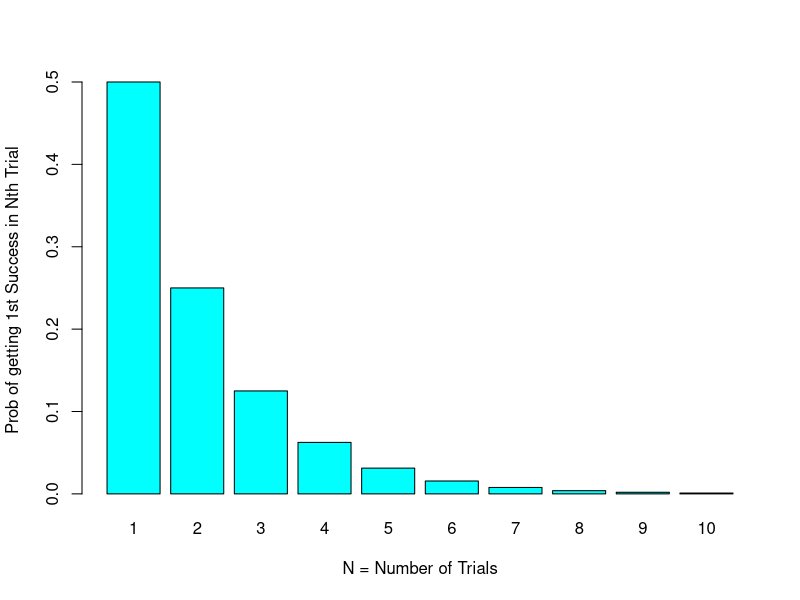
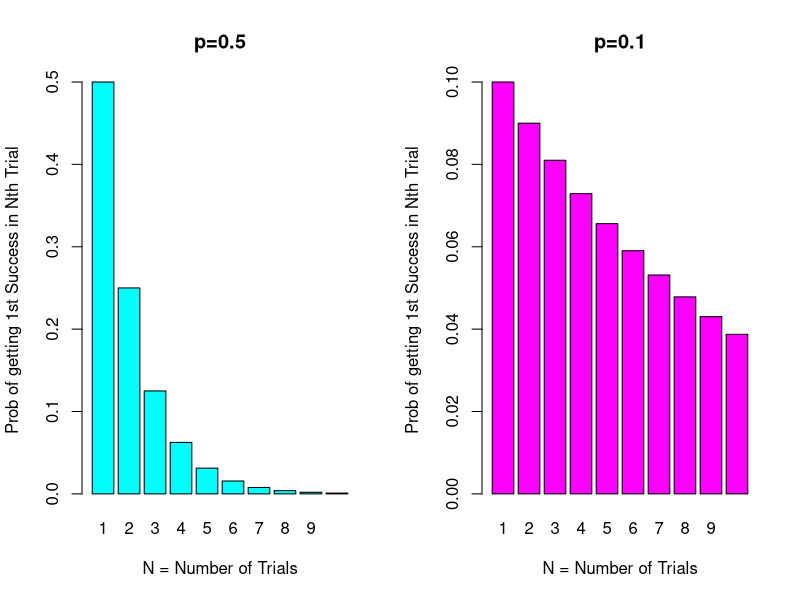

Reproduce these figures in R, in order.
## --------- GEOMETRIC DISTRIBUTION ---------

# Let's simulate our coin throws again, and ask how likely is it that we get all tails for the 
#  first 5 throws and a head only on the 6th throw?
# We can take a look at this:
nToss = 6
samples = sample(2,size=nToss, replace=TRUE)
# now, lets re-map 1=>0 & 2=>1 just for consistency w/the definitions of probability & success 
samples[samples==1] = 0 # tails, failures
samples[samples==2] = 1 # heads, successes
print(samples) # **run this a few times**
# How often to we see 5 zeros followed by a 1 at the end?

# We can see that with a fair coin, it is very unlikely that we get all tails and the last of 6 is heads.
# What if the coin were not fair?  
# What if instead of p~0.5 we assume that the coin is weighted to tails like p=0.9?
samples = sample(2,size=nToss, replace=TRUE, prob=c(0.9, 1-0.9)) # prob=(SUCCESS, FAILURE)
#  Note: prob is for numbers (0, 1) so (fail, success)
samples[samples==1] = 0 # tails, failures
samples[samples==2] = 1 # heads, successes
# Q: Do you think I'll see more heads (1's) or tails (0's)?
#   **think on this for a minute before running**
print(samples) # **run this a few times**
# Now we see that it is very likely that we get all tails and no heads.

# Infact, we can plot the theoretical distribution from what we know from our slides/OIS:
#    P(success on the nth trail, failure on n-1 trial) = (1-p)^(n-1) X p
# Let's first go back to a fair coin and set "p" to the probability of our fair coin toss:
p = 0.5
# Let's pick a number of trails to throw our dice:
nToss = 10 # toss coin nToss times
prob_suc_n_an = c()

# Now let's store, for each trial n, our calculated probability
#  of getting all failures and then a success on the nth coin flip
for (n in 1:nToss){
  prob_suc_n_an = c(prob_suc_n_an, (1-p)^(n-1)*p)
}
# Let's make a bar plot for this:
barplot(prob_suc_n_an, names.arg=1:nToss, col='cyan', 
        xlab = 'N = Number of Trials', 
        ylab = 'Prob of getting 1st Success in Nth Trial')
# What does this tell us?
# For starters, if we flip a fair coin once it has a 50% 
#  probability of being heads (success) or tails (failure).
# As we continue to flip a fair coin, it gets less and less likely that 
#   we'll get all tails, and then a head.


# Let's compare to another unfair coin.
# First, I'll make some side-by-side plots, starting with our fair coin:
par(mfrow=c(1,2))
barplot(prob_suc_n_an, names.arg=1:nToss, col='cyan', 
        xlab = 'N = Number of Trials', 
        ylab = 'Prob of getting 1st Success in Nth Trial',
        main="p=0.5")

# Now, let's assume I have an unfair coin that only gives heads 10% of the time:
p2 = 0.1
prob_suc_n_an2 = c()
for (n in 1:nToss){
  prob_suc_n_an2 = c(prob_suc_n_an2, (1-p2)^(n-1)*p2)
}
barplot(prob_suc_n_an2, names.arg=1:nToss, col='magenta', 
        xlab = 'N = Number of Trials', 
        ylab = 'Prob of getting 1st Success in Nth Trial',
        main='p=0.1')



# When we have a very unfair coin, in this case, weighted to fail, 
#   its very likely that we'll get a lot of failures before finally getting a success.

# Similarly, if we set p2 = 0.9 **DO THIS**
#  we see that if we unfairly weight our coin towards heads
#  then we are less likely to get a string of failures
#  before getting a success.

# But what about the more general case of not just 1 success after n trials, but k successes in n trials?
#  ===> BINOMIAL DISTRIBUTION!!
### ***GO BACK TO SLIDES****
